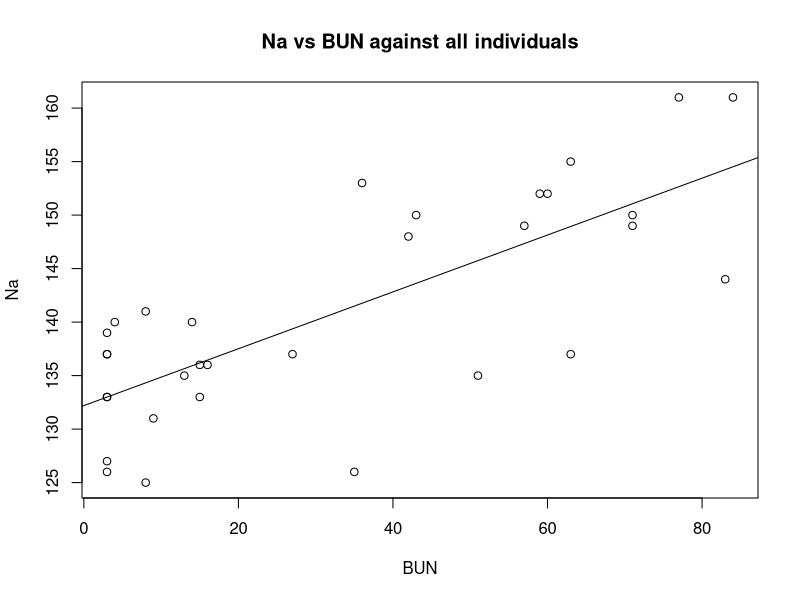
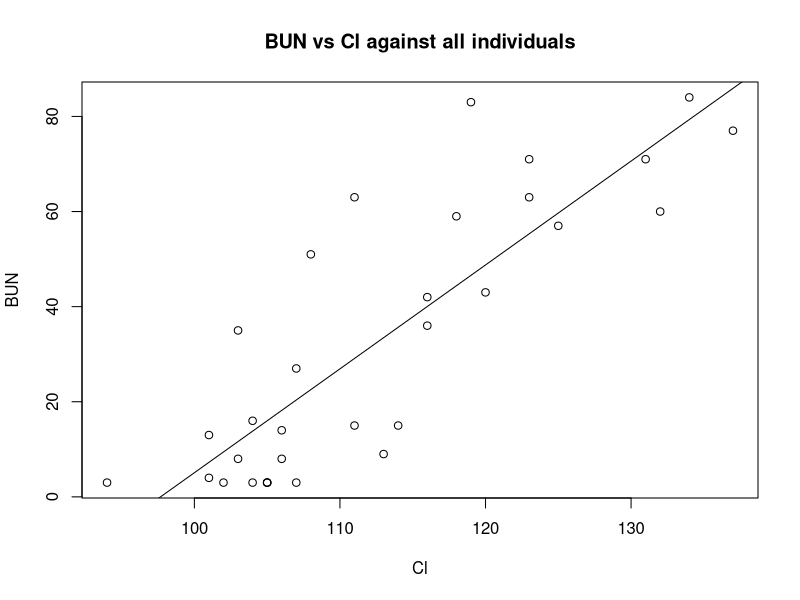
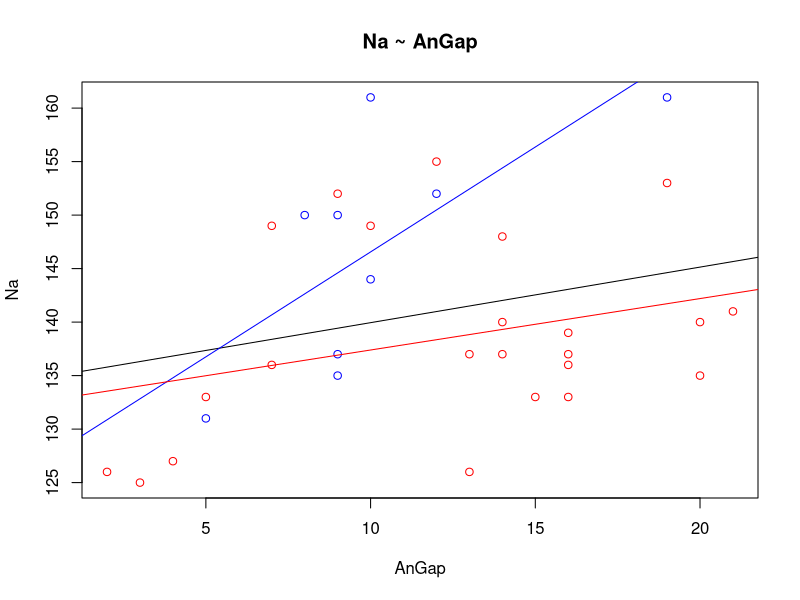
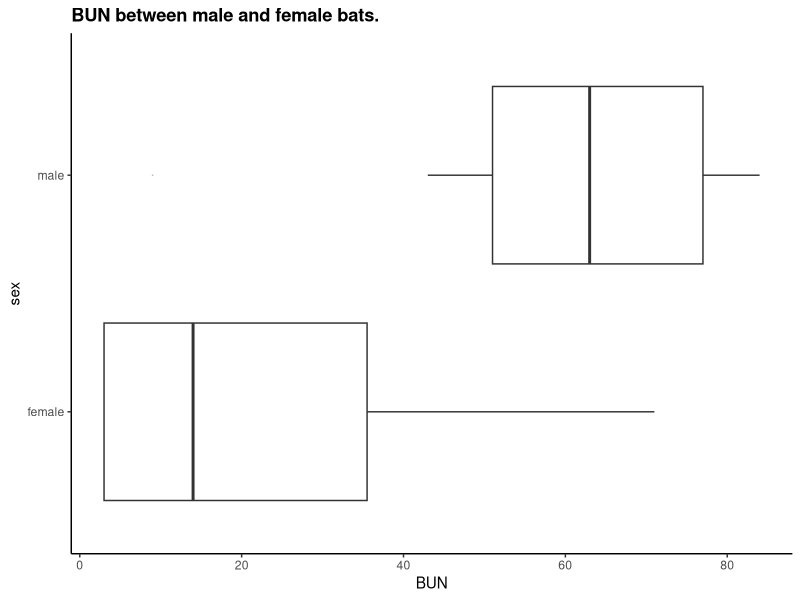
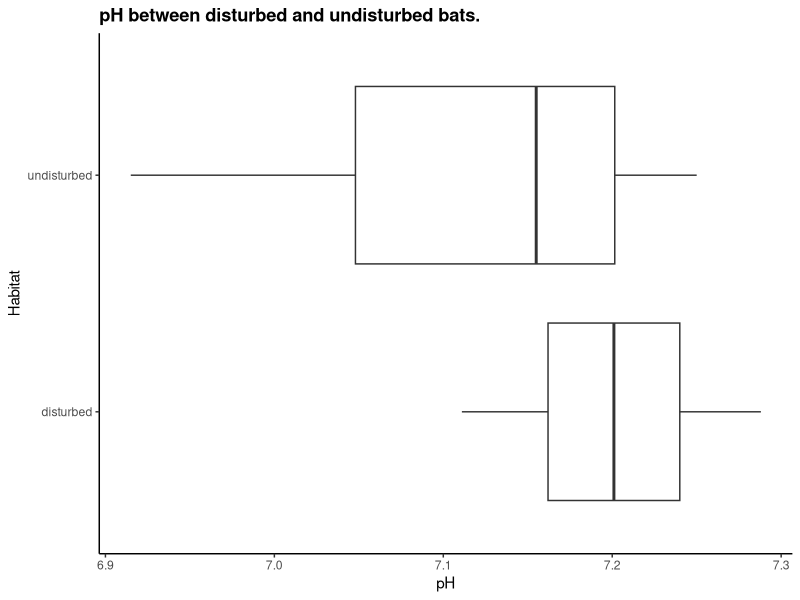
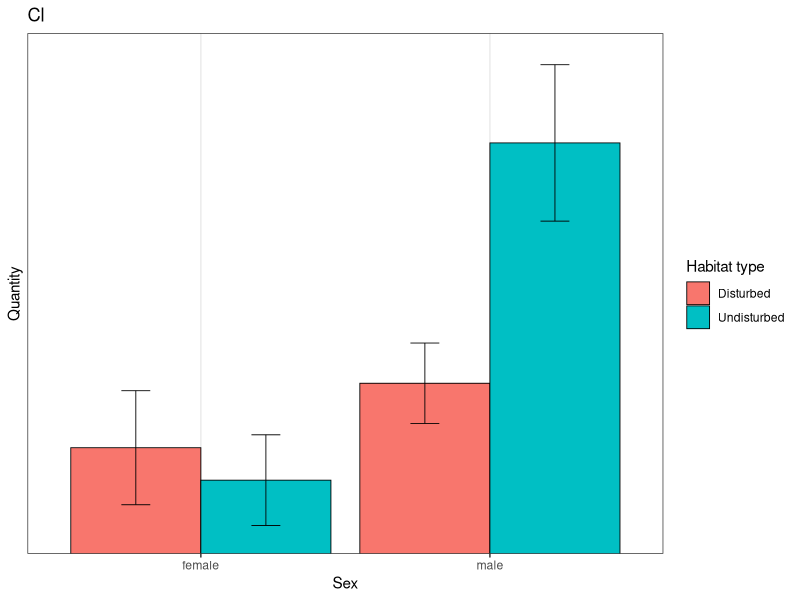
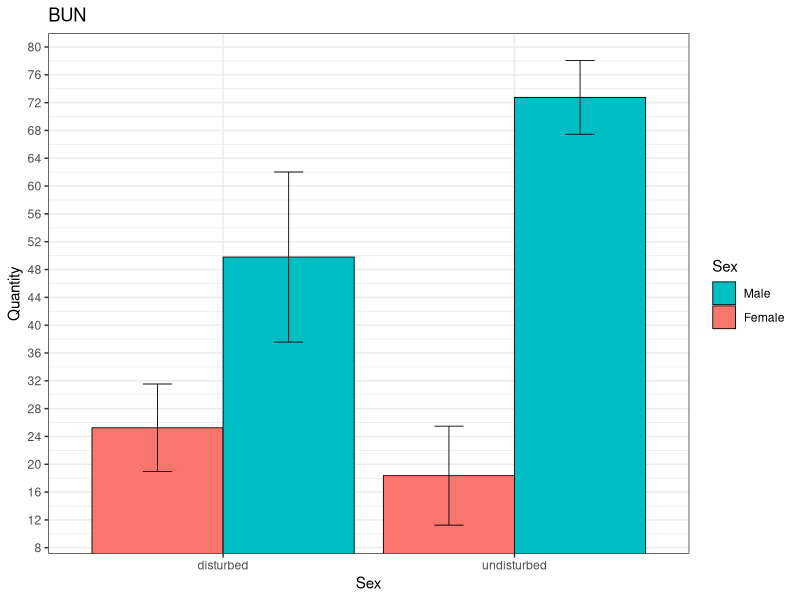
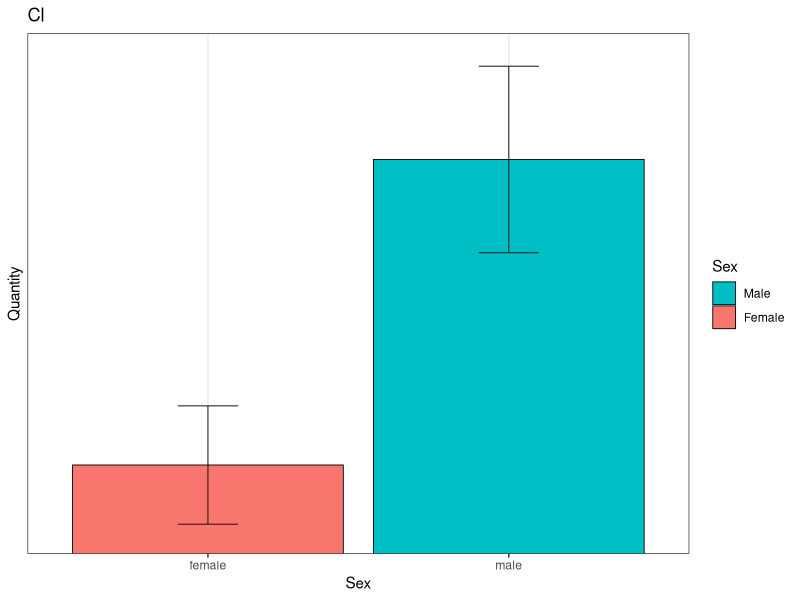

Reproduce these figures in R, in order.
###############################################################################
#                              NECESSARY STEPS
###############################################################################
## Import libraries
library(Hmisc)
library(ggplot2)

## Import the data
physData = read.csv("EpomophorusPhysiology_2015.csv");


## Data preprocessing
# First, change the ID column to be a rowname, since rowname does not participate in any of the mathematical operations
rownames(physData) = physData$ID;  # Sets the rownames of the data frame, physData, to be the ID column of physdata
physData$ID = NULL;                # Deletes the ID row of physData by setting it to NULL
physData$sex = as.factor( ifelse( physData$class == "M_NS", "male", "female") );


# Next, keep track of all of the variable names, except for Habitat and class
numericCols = colnames(physData);
numericCols = numericCols[ ! (numericCols %in% c("class", "Habitat", "sex") ) ];


## Summarizes data.
## Gives count, mean, standard deviation, standard error of the mean, and confidence interval (default 95%).
##   data: a data frame.
##   measurevar: the name of a column that contains the variable to be summariezed
##   groupvars: a vector containing names of columns that contain grouping variables
##   na.rm: a boolean that indicates whether to ignore NA's
##   conf.interval: the percent range of the confidence interval (default is 95%)
summarySE <- function(data=NULL, measurevar, groupvars=NULL, na.rm=FALSE,
                      conf.interval=.95, .drop=TRUE) {
  library(plyr)
  
  # New version of length which can handle NA's: if na.rm==T, don't count them
  length2 <- function (x, na.rm=FALSE) {
    if (na.rm) sum(!is.na(x))
    else       length(x)
  }
  
  # This does the summary. For each group's data frame, return a vector with
  # N, mean, and sd
  datac <- ddply(data, groupvars, .drop=.drop,
                 .fun = function(xx, col) {
                   c(N    = length2(xx[[col]], na.rm=na.rm),
                     mean = mean   (xx[[col]], na.rm=na.rm),
                     sd   = sd     (xx[[col]], na.rm=na.rm)
                   )
                 },
                 measurevar
  )
  
  # Rename the "mean" column    
  datac <- rename(datac, c("mean" = measurevar))
  
  datac$se <- datac$sd / sqrt(datac$N)  # Calculate standard error of the mean
  
  # Confidence interval multiplier for standard error
  # Calculate t-statistic for confidence interval: 
  # e.g., if conf.interval is .95, use .975 (above/below), and use df=N-1
  ciMult <- qt(conf.interval/2 + .5, datac$N-1)
  datac$ci <- datac$se * ciMult
  
  return(datac)
}


###############################################################################
#                        CORRELATION/SUMMARY STATISTICS
###############################################################################
## Looking at linear correlation
rcorr( as.matrix( physData[, numericCols] ) )


## Summary statistics
summary( physData[, numericCols] )
apply( physData[, numericCols], 2, sd)


###############################################################################
#                  LINEAR REGRESSION (All individuals)
###############################################################################
# Example:  NA and BUN are linearly correlated in the general population
# First, train the linear model
physLm = lm( Na ~ BUN, physData )

# Plots the raw data in the formula
plot(Na ~ BUN, physData, main="Na vs BUN against all individuals" )
abline(physLm, col="black")

############ Working copy, without comments ############ 
physLm = lm( BUN ~ Cl, physData )
plot(BUN ~ Cl, physData, main="BUN vs Cl against all individuals" )
abline(physLm, col="black")



###############################################################################
#                    LINEAR REGRESSION (Male vs Female)
###############################################################################
# Do the different linear models
everyone.lm    = lm( Na ~ AnGap, physData );
males.lm       = lm( Na ~ AnGap, physData[ physData$sex == "male", ] );
females.lm     = lm( Na ~ AnGap, physData[ physData$sex == "female", ]  );
disturbed.lm   = lm( Na ~ AnGap, physData[ physData$Habitat == "disturbed", ]  );
undisturbed.lm = lm( Na ~ AnGap, physData[ physData$Habitat == "undisturbed", ]  );

plot(Na ~ AnGap, physData, main="Na ~ AnGap", col=ifelse(physData$sex == "male", "blue", "red") )
abline(everyone.lm, col="black")
abline(males.lm,    col="blue")
abline(females.lm,  col="red")


###############################################################################
#                    BOX AND WHISKER PLOTS (Male vs Female)
###############################################################################
ggplot(physData, aes_string(x="sex", y="BUN")) +
  ggtitle(sprintf("%s between male and female bats.","BUN")) +
  geom_boxplot(outlier.size=0, alpha=0.2) +
  coord_flip() +
  theme(panel.grid.major = element_blank(), panel.grid.minor = element_blank(), 
        panel.background = element_blank(), axis.line = element_line(colour = "black")) +
  theme(plot.title = element_text(lineheight=.8, face="bold"))


###############################################################################
#                    BOX AND WHISKER PLOTS (Disturbed and Undisturbed)
###############################################################################
# Only need to change this line.
thisVar = "pH";
ggplot(physData, aes_string(x="Habitat", y=thisVar)) +
  ggtitle(sprintf("%s between disturbed and undisturbed bats.",thisVar)) +
  geom_boxplot(outlier.size=0, alpha=0.2) +
  coord_flip() +
  theme(panel.grid.major = element_blank(), panel.grid.minor = element_blank(), 
        panel.background = element_blank(), axis.line = element_line(colour = "black")) +
  theme(plot.title = element_text(lineheight=.8, face="bold"))


###############################################################################
#                   BAR CHART WITH STANDARD ERROR (Male vs Female)
###############################################################################
# Only need to change this line.
thisVar = "Cl";
thisData = summarySE(physData, measurevar=thisVar, groupvars=c("sex","Habitat"))
thisData$quant = thisData[, thisVar];

ggplot(thisData, aes(x=sex, y=quant, fill=Habitat)) + 
  geom_bar(position=position_dodge(), stat="identity",
           colour="black", # Use black outlines,
           size=.3) +      # Thinner lines
  geom_errorbar(aes( ymin=quant-se, ymax=quant+se ),
                size=.3,    # Thinner lines
                width=.2,
                position=position_dodge(.9)) +
  xlab("Sex") +
  ylab("Quantity") +
  scale_fill_hue(name="Habitat type", # Legend label, use darker colors
                 breaks=c("disturbed", "undisturbed"),
                 labels=c("Disturbed", "Undisturbed")) +
  ggtitle(thisVar) +
  scale_y_continuous(breaks=0:20*4) +
  coord_cartesian(ylim=c(min(thisData$quant - 1.1*thisData$se), max(thisData$quant + 1.1*thisData$se) ) ) +
  theme_bw()



###############################################################################
#                   BAR CHART WITH STANDARD ERROR (Disturbed vs Undisturbed)
###############################################################################
# Only need to change this line.
thisVar = "BUN";
thisData = summarySE(physData, measurevar=thisVar, groupvars=c("sex","Habitat"))
thisData$quant = thisData[, thisVar];

ggplot(thisData, aes(x=Habitat, y=quant, fill=sex)) + 
  geom_bar(position=position_dodge(), stat="identity",
           colour="black", # Use black outlines,
           size=.3) +      # Thinner lines
  geom_errorbar(aes( ymin=quant-se, ymax=quant+se ),
                size=.3,    # Thinner lines
                width=.2,
                position=position_dodge(.9)) +
  xlab("Sex") +
  ylab("Quantity") +
  scale_fill_hue(name="Sex", # Legend label, use darker colors
                 breaks=c("male", "female"),
                 labels=c("Male", "Female")) +
  ggtitle(thisVar) +
  scale_y_continuous(breaks=0:20*4) +
  coord_cartesian(ylim=c(min(thisData$quant - 1.1*thisData$se), max(thisData$quant + 1.1*thisData$se) ) ) +
  theme_bw()


###############################################################################
#                   BAR CHART WITH STANDARD ERROR (ONLY male v.s. female)
###############################################################################
# Only need to change this line.
thisVar = "Cl";
thisData = summarySE(physData, measurevar=thisVar, groupvars=c("sex"))
thisData$quant = thisData[, thisVar];

ggplot(thisData, aes(x=sex, y=quant, fill=sex)) + 
  geom_bar(position=position_dodge(), stat="identity",
           colour="black", # Use black outlines,
           size=.3) +      # Thinner lines
  geom_errorbar(aes( ymin=quant-se, ymax=quant+se ),
                size=.3,    # Thinner lines
                width=.2,
                position=position_dodge(.9)) +
  xlab("Sex") +
  ylab("Quantity") +
  scale_fill_hue(name="Sex", # Legend label, use darker colors
                 breaks=c("male", "female"),
                 labels=c("Male", "Female")) +
  ggtitle(thisVar) +
  scale_y_continuous(breaks=0:20*4) +
  coord_cartesian(ylim=c(min(thisData$quant - 1.1*thisData$se), max(thisData$quant + 1.1*thisData$se) ) ) +
  theme_bw()


###############################################################################
#              BAR CHART WITH STANDARD ERROR (ONLY disturbed vs undisturbed)
###############################################################################
# Only need to change this line.
thisVar = "BUN";
thisData = summarySE(physData, measurevar=thisVar, groupvars=c("Habitat"))
thisData$quant = thisData[, thisVar];

ggplot(thisData, aes(x=Habitat, y=quant, fill=Habitat)) + 
  geom_bar(position=position_dodge(), stat="identity",
           colour="black", # Use black outlines,
           size=.3) +      # Thinner lines
  geom_errorbar(aes( ymin=quant-se, ymax=quant+se ),
                size=.3,    # Thinner lines
                width=.2,
                position=position_dodge(.9)) +
  xlab("Sex") +
  ylab("Quantity") +
  scale_fill_hue(name="Habitat type", # Legend label, use darker colors
                 breaks=c("disturbed", "undisturbed"),
                 labels=c("Disturbed", "Undisturbed")) +
  ggtitle(thisVar) +
  scale_y_continuous(breaks=0:20*4) +
  coord_cartesian(ylim=c(min(thisData$quant - 1.1*thisData$se), max(thisData$quant + 1.1*thisData$se) ) ) +
  theme_bw()
